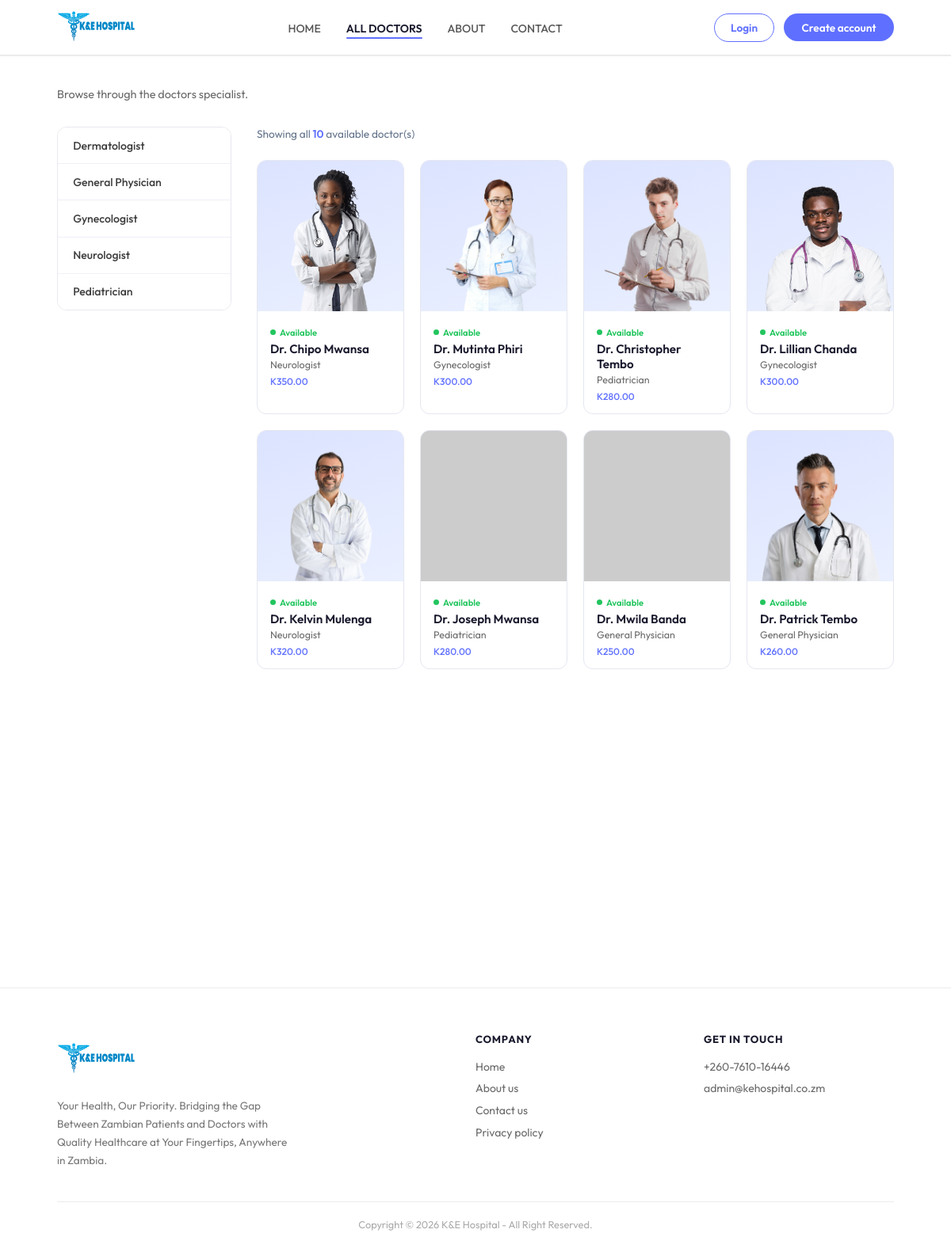
Screenshot of /frontend/Alldoctors.php with the database file from the repository.
### tables this page shows
CREATE TABLE doctors (
    doctor_id VARCHAR(50) PRIMARY KEY,
    name VARCHAR(100) NOT NULL,
    email VARCHAR(100) UNIQUE,
    password VARCHAR(255),  
    profile_image VARCHAR(255) DEFAULT '/frontend/assets/upload_area.png',  
    image_path VARCHAR(255),  
    speciality VARCHAR(100) NOT NULL,
    degree VARCHAR(50) NOT NULL,
    experience VARCHAR(50) NOT NULL,
    about TEXT,
    fees DECIMAL(10, 2) NOT NULL,
    address_line1 VARCHAR(255),
    address_line2 VARCHAR(255),
    consultation_duration INT DEFAULT 30,  
    is_available BOOLEAN DEFAULT TRUE,
    rating DECIMAL(3,2) DEFAULT 0,  
    total_reviews INT DEFAULT 0,
    created_at TIMESTAMP DEFAULT CURRENT_TIMESTAMP,
    updated_at TIMESTAMP DEFAULT CURRENT_TIMESTAMP ON UPDATE CURRENT_TIMESTAMP,
    INDEX idx_speciality (speciality),
    INDEX idx_is_available (is_available),
    INDEX idx_rating (rating)
);

### frontend/Alldoctors.php (the view, shortened to what this page needs)
<?php
$host     = 'localhost';
$dbname   = 'ke_hospital';
$username = 'root';
$password = '';
$doctors      = array();
$specialities = array();
$active_spec = isset($_GET['speciality']) ? trim($_GET['speciality']) : '';
try {
    $pdo = new PDO("mysql:host=$host;dbname=$dbname;charset=utf8", $username, $password);
    $pdo->setAttribute(PDO::ATTR_ERRMODE, PDO::ERRMODE_EXCEPTION);
    $pdo->setAttribute(PDO::ATTR_DEFAULT_FETCH_MODE, PDO::FETCH_ASSOC);
    $spec_stmt    = $pdo->query("SELECT DISTINCT speciality FROM doctors ORDER BY speciality");
    $specialities = $spec_stmt->fetchAll(PDO::FETCH_COLUMN);
    if (!empty($active_spec)) {
        $stmt = $pdo->prepare("
            SELECT doctor_id, name, profile_image, speciality, degree, experience, fees, rating, total_reviews, is_available
            FROM doctors
            WHERE speciality = ? AND is_available = 1
            ORDER BY rating DESC, name ASC
        ");
        $stmt->execute(array($active_spec));
        $doctors = $stmt->fetchAll();
    } else {
        $stmt = $pdo->query("
            SELECT doctor_id, name, profile_image, speciality, degree, experience, fees, rating, total_reviews, is_available
            FROM doctors
            WHERE is_available = 1
            ORDER BY rating DESC, name ASC
        ");
        $doctors = $stmt->fetchAll();
    }
} catch (PDOException $e) {
    $specialities = array('Dermatologist','General Physician','Gastroenterologist','Gynecologist','Neurologist','Pediatrician');
    $all_fallback = array(
        array('doctor_id'=>'doc1',  'name'=>'Dr. Mwila Banda',       'profile_image'=>'assets/doc1.png',  'speciality'=>'General Physician','degree'=>'MBChB','experience'=>'5 Years','fees'=>250,'rating'=>4.5,'total_reviews'=>28,'is_available'=>1),
        array('doctor_id'=>'doc2',  'name'=>'Dr. Mutinta Phiri',     'profile_image'=>'assets/doc2.png',  'speciality'=>'Gynecologist',     'degree'=>'MBChB','experience'=>'3 Years','fees'=>300,'rating'=>4.8,'total_reviews'=>42,'is_available'=>1),
        array('doctor_id'=>'doc3',  'name'=>'Dr. Luyando Zulu',      'profile_image'=>'assets/doc3.png',  'speciality'=>'Dermatologist',    'degree'=>'MBChB','experience'=>'2 Years','fees'=>220,'rating'=>4.2,'total_reviews'=>15,'is_available'=>1),
        array('doctor_id'=>'doc4',  'name'=>'Dr. Christopher Tembo', 'profile_image'=>'assets/doc4.png',  'speciality'=>'Pediatrician',     'degree'=>'MBChB','experience'=>'4 Years','fees'=>280,'rating'=>4.7,'total_reviews'=>35,'is_available'=>1),
        array('doctor_id'=>'doc5',  'name'=>'Dr. Chipo Mwansa',      'profile_image'=>'assets/doc5.png',  'speciality'=>'Neurologist',      'degree'=>'MBChB','experience'=>'6 Years','fees'=>350,'rating'=>4.9,'total_reviews'=>52,'is_available'=>1),
        array('doctor_id'=>'doc6',  'name'=>'Dr. Kelvin Mulenga',    'profile_image'=>'assets/doc6.png',  'speciality'=>'Neurologist',      'degree'=>'MBChB','experience'=>'5 Years','fees'=>320,'rating'=>4.6,'total_reviews'=>31,'is_available'=>1),
        array('doctor_id'=>'doc7',  'name'=>'Dr. Patrick Tembo',     'profile_image'=>'assets/doc7.png',  'speciality'=>'General Physician','degree'=>'MBChB','experience'=>'4 Years','fees'=>260,'rating'=>4.4,'total_reviews'=>23,'is_available'=>1),
        array('doctor_id'=>'doc8',  'name'=>'Dr. Lillian Chanda',    'profile_image'=>'assets/doc8.png',  'speciality'=>'Gynecologist',     'degree'=>'MBChB','experience'=>'3 Years','fees'=>300,'rating'=>4.7,'total_reviews'=>38,'is_available'=>1),
        array('doctor_id'=>'doc9',  'name'=>'Dr. Thandiwe Kapasa',   'profile_image'=>'assets/doc9.png',  'speciality'=>'Dermatologist',    'degree'=>'MBChB','experience'=>'2 Years','fees'=>220,'rating'=>4.3,'total_reviews'=>19,'is_available'=>1),
        array('doctor_id'=>'doc10', 'name'=>'Dr. Joseph Mwansa',     'profile_image'=>'assets/doc10.png', 'speciality'=>'Pediatrician',     'degree'=>'MBChB','experience'=>'4 Years','fees'=>280,'rating'=>4.5,'total_reviews'=>27,'is_available'=>1),
    );
    if (!empty($active_spec)) {
        $doctors = array_filter($all_fallback, function($d) use ($active_spec) {
            return $d['speciality'] === $active_spec && $d['is_available'] == 1;
        });
        $doctors = array_values($doctors);
    } else {
        $doctors = array_filter($all_fallback, function($d) {
            return $d['is_available'] == 1;
        });
        $doctors = array_values($doctors);
    }
}
?>
<!DOCTYPE html>
<html lang="en">
<head>
<link rel="stylesheet" href="https://cdnjs.cloudflare.com/ajax/libs/font-awesome/6.5.0/css/all.min.css">
<link rel="stylesheet" href="./Css/Alldoctors.css">
</head>
<body>
<?php require_once 'navbar.php'; ?>
<div class="page-wrap">
    <p class="browse-label">Browse through the doctors specialist.</p>
    <div class="doctors-layout">
        <aside class="sidebar">
            <div class="spec-filter-list">
                <?php foreach ($specialities as $spec): ?>
                <a
                    href="Alldoctors.php<?php echo ($active_spec === $spec) ? '' : '?speciality='.urlencode($spec); ?>"
                    class="spec-filter-item<?php echo ($active_spec === $spec) ? ' active' : ''; ?>"
                >
                    <?php echo htmlspecialchars($spec); ?>
                </a>
                <?php endforeach; ?>
            </div>
        </aside>
        <main class="doctors-main">
            <div class="results-count">
                <?php if (!empty($active_spec)): ?>
                    Showing <span><?php echo count($doctors); ?></span> doctor(s) in <span><?php echo htmlspecialchars($active_spec); ?></span>
                <?php else: ?>
                    Showing all <span><?php echo count($doctors); ?></span> available doctor(s)
                <?php endif; ?>
            </div>
            <div class="doctors-grid stagger">
                <?php if (!empty($doctors)): ?>
                    <?php foreach ($doctors as $doc):
                        $image_path = ltrim($doc['profile_image'], '/');
                        $fallback = "https://placehold.co/300x370/dce3ff/5f6fff?text=" . rawurlencode($doc['name']);
                    ?>
                    <a href="appointment.php?doctor=<?php echo urlencode($doc['doctor_id']); ?>" class="doc-card fade-up">
                        <div class="doc-img-wrap">
                            <img
                                src="<?php echo htmlspecialchars($image_path); ?>"
                                alt="<?php echo htmlspecialchars($doc['name']); ?>"
                                loading="lazy"
                                onerror="this.src='<?php echo $fallback; ?>'"
                            >
                        </div>
                        <div class="doc-body">
                            <?php if ($doc['is_available']): ?>
                                <div class="doc-avail">Available</div>
                            <?php else: ?>
                                <div class="doc-unavail">Not Available</div>
                            <?php endif; ?>
                            <div class="doc-name"><?php echo htmlspecialchars($doc['name']); ?></div>
                            <div class="doc-spec"><?php echo htmlspecialchars($doc['speciality']); ?></div>
                            <?php if (isset($doc['fees'])): ?>
                            <div class="doc-fees">K<?php echo number_format($doc['fees'], 2); ?></div>
                            <?php endif; ?>
                        </div>
                    </a>
                    <?php endforeach; ?>
                <?php endif; ?>
            </div>
        </main>
    </div>
</div>
<footer>
    <div class="footer-grid">
        <div>
            <div class="footer-logo">
                <img src="assets/logo.svg" width="100px" alt="K&amp;E Hospital">
            </div>
            <p class="footer-desc">Your Health, Our Priority. Bridging the Gap Between Zambian Patients and Doctors with Quality Healthcare at Your Fingertips, Anywhere in Zambia.</p>
        </div>
        <div class="footer-col">
            <h4>Company</h4>
            <ul>
                <li><a href="index.php">Home</a></li>
                <li><a href="about.php">About us</a></li>
                <li><a href="contact.php">Contact us</a></li>
                <li><a href="privacy.php">Privacy policy</a></li>
            </ul>
        </div>
        <div class="footer-col">
            <h4>Get In Touch</h4>
            <ul>
                <li>+260-7610-16446</li>
                <li>admin@kehospital.co.zm</li>
            </ul>
        </div>
    </div>
    <div class="footer-bottom">
        Copyright &copy; <?php echo date('Y'); ?> K&amp;E Hospital - All Right Reserved.
    </div>
</footer>
</body>
</html>

### frontend/Css/Alldoctors.css (style rules this page uses)
*, *::before, *::after { margin: 0; padding: 0; box-sizing: border-box; }
html { scroll-behavior: smooth; }
body { font-family: 'Outfit', sans-serif; color: #3c3c3c; background: #fff; overflow-x: hidden; }
a { text-decoration: none; color: inherit; }
img { display: block; max-width: 100%; }
.page-wrap { max-width: 1200px; margin: 0 auto; padding: 2.5rem 6% 5rem; }
.browse-label { font-size: 0.9rem; color: #696969; margin-bottom: 2rem; }
.doctors-layout { display: flex; gap: 2rem; align-items: flex-start; }
.sidebar { width: 220px; flex-shrink: 0; }
.spec-filter-list { display: flex; flex-direction: column; gap: 0; border: 1px solid #e8e8f0; border-radius: 12px; overflow: hidden; }
.spec-filter-item { display: block; padding: 0.85rem 1.2rem; font-size: 0.875rem; font-weight: 500; color: #3c3c3c; border-bottom: 1px solid #eff0f7; cursor: pointer; transition: all 0.2s; background: #fff; }
.spec-filter-item:last-child { border-bottom: none; }
.doctors-main { flex: 1; min-width: 0; }
.doctors-grid { display: grid; grid-template-columns: repeat(4, 1fr); gap: 1.25rem; }
.doc-card { border: 1px solid #e5e7f0; border-radius: 12px; overflow: hidden; cursor: pointer; transition: all 0.3s; background: #fff; display: block; color: inherit; }
.doc-img-wrap { background: linear-gradient(160deg, #dce3ff 0%, #eaf0ff 100%); height: 190px; overflow: hidden; display: flex; align-items: flex-end; justify-content: center; }
.doc-img-wrap img { width: 100%; height: 100%; object-fit: cover; object-position: top center; transition: transform 0.4s; }
.doc-body { padding: 0.875rem 1rem; }
.doc-avail { display: inline-flex; align-items: center; gap: 5px; font-size: 0.7rem; font-weight: 600; color: #22c55e; margin-bottom: 0.3rem; }
.doc-avail::before { content: ''; width: 7px; height: 7px; border-radius: 50%; background: #22c55e; display: inline-block; animation: blink 2s infinite; }
.doc-name { font-size: 0.95rem; font-weight: 600; color: #1a1a2e; margin-bottom: 0.15rem; }
.doc-spec { font-size: 0.78rem; color: #696969; }
.doc-fees { font-size: 0.75rem; color: #5f6fff; font-weight: 500; margin-top: 0.4rem; }
.results-count { margin-bottom: 1.5rem; font-size: 0.85rem; color: #64748b; }
.results-count span { font-weight: 600; color: #5f6fff; }
footer { background: #fff; border-top: 1px solid #ebebeb; padding: 3.5rem 6% 2rem; }
.footer-grid { display: grid; grid-template-columns: 2fr 1fr 1fr; gap: 3rem; margin-bottom: 2.5rem; }
.footer-logo { display: flex; align-items: center; gap: 8px; font-size: 1.15rem; font-weight: 700; color: #1a1a2e; margin-bottom: 0.875rem; }
.footer-desc { font-size: 0.85rem; color: #777; line-height: 1.7; max-width: 300px; }
.footer-col h4 { font-size: 0.82rem; font-weight: 700; color: #1a1a2e; text-transform: uppercase; letter-spacing: 0.06em; margin-bottom: 1.1rem; }
.footer-col ul { list-style: none; }
.footer-col ul li { margin-bottom: 0.6rem; }
.footer-col ul li a { font-size: 0.875rem; color: #696969; transition: color 0.2s; }
.footer-col ul li { font-size: 0.875rem; color: #696969; }
.footer-bottom { border-top: 1px solid #ebebeb; padding-top: 1.25rem; text-align: center; font-size: 0.8rem; color: #aaa; }
.fade-up { opacity: 0; transform: translateY(20px); transition: opacity 0.5s ease, transform 0.5s ease; }
.fade-up.visible { opacity: 1; transform: translateY(0); }
.stagger .fade-up:nth-child(1) { transition-delay: 0.03s; }
.stagger .fade-up:nth-child(2) { transition-delay: 0.06s; }
.stagger .fade-up:nth-child(3) { transition-delay: 0.09s; }
.stagger .fade-up:nth-child(4) { transition-delay: 0.12s; }
.stagger .fade-up:nth-child(5) { transition-delay: 0.15s; }
.stagger .fade-up:nth-child(6) { transition-delay: 0.18s; }
.stagger .fade-up:nth-child(7) { transition-delay: 0.21s; }
.stagger .fade-up:nth-child(8) { transition-delay: 0.24s; }

### rows the page displays
doctors: profile_image (picture), is_available "Available", name "Dr. Chipo Mwansa", speciality "Neurologist", fees "350.00"
doctors: profile_image (picture), is_available "Available", name "Dr. Mutinta Phiri", speciality "Gynecologist", fees "300.00"
doctors: profile_image (picture), is_available "Available", name "Dr. Christopher Tembo", speciality "Pediatrician", fees "280.00"
doctors: profile_image (picture), is_available "Available", name "Dr. Lillian Chanda", speciality "Gynecologist", fees "300.00"
doctors: profile_image (picture), is_available "Available", name "Dr. Kelvin Mulenga", speciality "Neurologist", fees "320.00"
doctors: is_available "Available", name "Dr. Joseph Mwansa", speciality "Pediatrician", fees "280.00"
doctors: is_available "Available", name "Dr. Mwila Banda", speciality "General Physician", fees "250.00"
doctors: profile_image (picture), is_available "Available", name "Dr. Patrick Tembo", speciality "General Physician", fees "260.00"

### other values shown
$spec "Dermatologist"
$spec "General Physician"
$spec "Gynecologist"
$spec "Neurologist"
$spec "Pediatrician"
count($doctors) "10"
